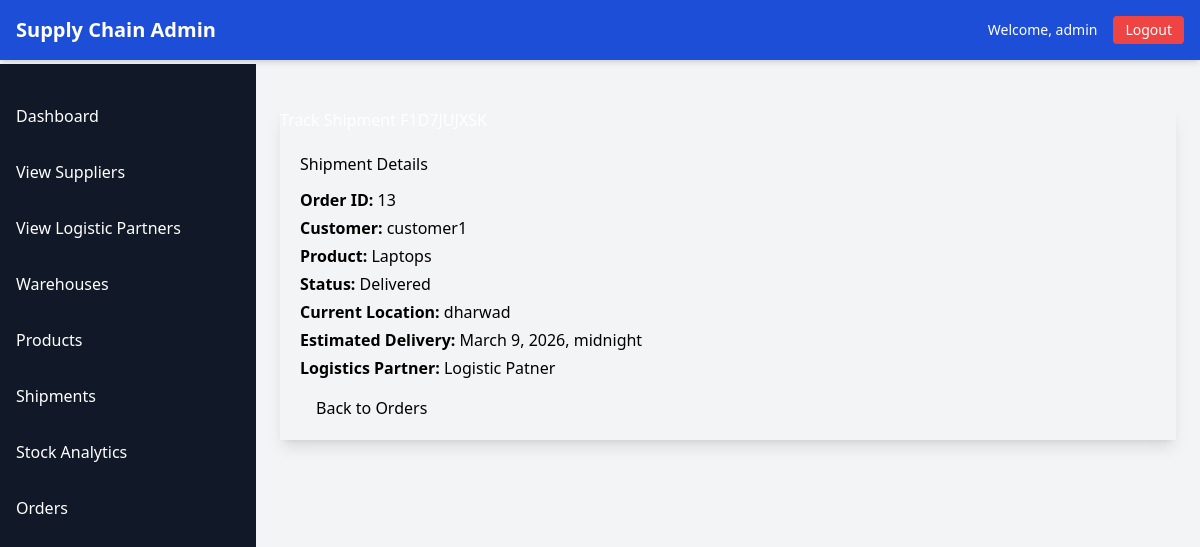
Page /track/F1D7JUJXSK/ (signed in) on the committed database.
### abcd/models.py (models this page shows, shortened)
class NewUser(AbstractUser):
    USER_TYPE_CHOICES = [
        ('supplier', 'Supplier'),
        ('logistic_partner', 'Logistic Partner'),
        ('customer', 'Customer'),
    ]
    full_name = models.CharField(max_length=100)
    email = models.EmailField(unique=True)
    contact_no = models.CharField(max_length=15, unique=True)
    user_type = models.CharField(max_length=20, choices=USER_TYPE_CHOICES)

class Shipment(models.Model):
    SHIPMENT_STATUS_CHOICES = [
        ('in_transit', 'In Transit'),
        ('delivered', 'Delivered'),
        ('delayed', 'Delayed'),
    ]
    shipment_id = models.AutoField(primary_key=True)
    order = models.ForeignKey(Order, on_delete=models.CASCADE, related_name='shipments')
    logistics_partner = models.ForeignKey(NewUser, on_delete=models.SET_NULL, null=True, limit_choices_to={'user_type': 'logistic_partner'}, related_name='shipments')
    tracking_number = models.CharField(max_length=50, unique=True)
    shipment_status = models.CharField(max_length=20, choices=SHIPMENT_STATUS_CHOICES, default='in_transit')
    estimated_delivery = models.DateTimeField()
    current_location = models.CharField(max_length=200, blank=True, null=True)  # For GPS tracking simulation

class Order(models.Model):
    ORDER_STATUS_CHOICES = [
        ('pending', 'Pending'),
        ('processing', 'Processing'),
        ('shipped', 'Shipped'),
        ('delivered', 'Delivered'),
    ]
    order_id = models.AutoField(primary_key=True)
    customer = models.ForeignKey(NewUser, on_delete=models.CASCADE, limit_choices_to={'user_type': 'customer'}, related_name='orders')
    product = models.ForeignKey(Product, on_delete=models.CASCADE)
    quantity = models.PositiveIntegerField()
    total_amount = models.DecimalField(max_digits=10, decimal_places=2)
    order_date = models.DateTimeField(default=timezone.now)
    order_status = models.CharField(max_length=20, choices=ORDER_STATUS_CHOICES, default='pending')

class Product(models.Model):
    name = models.CharField(max_length=100)
    sku = models.CharField(max_length=50, unique=True)
    quantity = models.PositiveIntegerField()
    restock_threshold = models.PositiveIntegerField()
    warehouse = models.ForeignKey(Warehouse, on_delete=models.CASCADE)
    supplier = models.ForeignKey(NewUser, on_delete=models.SET_NULL, null=True, limit_choices_to={'user_type': 'supplier'})

### abcd/views.py (the view)
# urls.py: path('track/<str:tracking_number>/', views.track_shipment_admin, name='track_shipment_admin'),
@login_required
@user_passes_test(is_admin)
def track_shipment_admin(request, tracking_number):
    try:
        shipment = Shipment.objects.get(tracking_number=tracking_number)
    except Shipment.DoesNotExist:
        messages.error(request, f"No shipment with tracking number {tracking_number} found.")
        return redirect('admin_order_list')
    return render(request, 'admin1/track_shipment.html', {'shipment': shipment})

### abcd/views.py (called while the page is built)
def is_admin(user):
    return user.is_superuser

### abcd/templates/admin1/track_shipment.html (shortened to what this page needs)
{% extends 'admin1/base.html' %}
{% block content %}
<section class="container mt-5 mb-5">
    <div class="card shadow-lg border-0 rounded-3">
        <div class="card-header bg-primary text-white rounded-top-3">
            <h2 class="card-title mb-0 fw-bold fs-4">Track Shipment {{ shipment.tracking_number }}</h2>
        </div>
        <div class="card-body p-5">
            <div class="card mb-4">
                <div class="card-body">
                    <h3 class="card-title h5 mb-3">Shipment Details</h3>
                    <p class="mb-1"><strong>Order ID:</strong> {{ shipment.order.order_id }}</p>
                    <p class="mb-1"><strong>Customer:</strong> {{ shipment.order.customer.full_name|default:shipment.order.customer.username }}</p>
                    <p class="mb-1"><strong>Product:</strong> {{ shipment.order.product.name }}</p>
                    <p class="mb-1"><strong>Status:</strong> {{ shipment.shipment_status|title }}</p>
                    <p class="mb-1"><strong>Current Location:</strong> {{ shipment.current_location }}</p>
                    <p class="mb-1"><strong>Estimated Delivery:</strong> {{ shipment.estimated_delivery }}</p>
                    <p class="mb-1"><strong>Logistics Partner:</strong> {{ shipment.logistics_partner.full_name|default:shipment.logistics_partner.username }}</p>
                </div>
            </div>
            <div class="d-flex justify-content-end">
                <a href="{% url 'admin_order_list' %}" class="btn btn-outline-secondary rounded-pill px-4">Back to Orders</a>
            </div>
        </div>
    </div>
</section>
{% endblock %}

### abcd/templates/admin1/base.html (shortened to what this page needs)
<!DOCTYPE html>
<html lang="en">
<head>
    <script src="https://cdn.tailwindcss.com"></script>
</head>
<body class="bg-gray-100 font-sans min-h-screen">
    <nav class="bg-blue-700 text-white p-4 flex justify-between items-center fixed w-full top-0 z-20 shadow-md">
        <div class="flex items-center">
            <h1 class="text-xl font-bold">Supply Chain Admin</h1>
        </div>
        <div class="flex items-center space-x-4">
            <span class="text-sm hidden md:block">Welcome, {{ user.full_name|default:user.username }}</span>
            <a href="{% url 'logout_view' %}" class="bg-red-500 hover:bg-red-600 px-3 py-1 rounded text-sm">Logout</a>
        </div>
    </nav>
    <div id="sidebar" class="bg-gray-900 text-white w-64 h-screen fixed top-0 mt-16 transition-all duration-300 md:block hidden">
        <ul class="mt-6">
            <li class="p-4 hover:bg-gray-700"><a href="{% url 'admin_dashboard' %}" class="block">Dashboard</a></li>
            <li class="p-4 hover:bg-gray-700"><a href="{% url 'view_suppliers' %}" class="block">View Suppliers</a></li>
<li class="p-4 hover:bg-gray-700"><a href="{% url 'view_logistic_partners' %}" class="block">View Logistic Partners</a></li>
            <li class="p-4 hover:bg-gray-700"><a href="{% url 'warehouse_list' %}" class="block">Warehouses</a></li>
            <li class="p-4 hover:bg-gray-700"><a href="{% url 'product_list' %}" class="block">Products</a></li>
            <li class="p-4 hover:bg-gray-700"><a href="{% url 'shipment_list' %}" class="block">Shipments</a></li>
            <li class="p-4 hover:bg-gray-700"><a href="{% url 'stock_chart' %}" class="block">Stock Analytics</a></li>
            <li class="p-4 hover:bg-gray-700"><a  href="{% url 'admin_order_list' %}">Orders</a></li>
        </ul>
    </div>
    <div id="main-content" class="ml-0 md:ml-64 mt-16 p-6 transition-all duration-300 max-w-7xl mx-auto">
        {% block content %}
        {% endblock %}
    </div>
</body>
</html>

### rows in the picture
NewUser: full_name "admin"
Shipment: order.order_id "13", order.customer.full_name "customer1", order.product.name "Laptops", shipment_status "Delivered", current_location "dharwad", estimated_delivery "March 9, 2026, midnight", logistics_partner.full_name "Logistic Patner"
